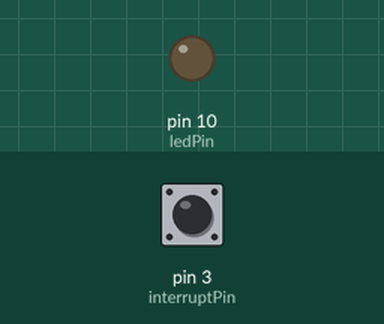
A sketch run on a simulated Arduino Uno, built with avr-gcc and run on an emulated ATmega328P. On the bench: output pins drawn as LEDs (lit = HIGH). Inputs (shaded band) come from the test bench; at power-on: pin 3 (interruptPin) HIGH.

Above: at 1.2 s.
1.3 s: pin 3 (interruptPin) pulled LOW for 0.15 s
At 2.1 s:
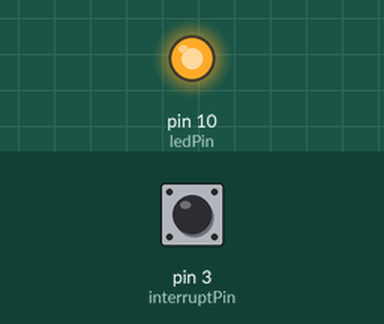
2.9 s: pin 3 (interruptPin) pulled LOW for 1 s
At 3.3 s:
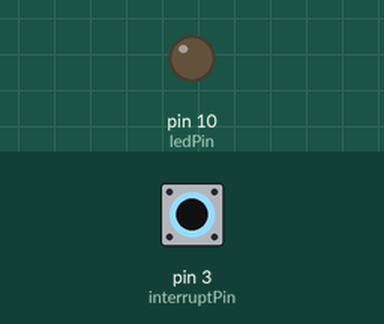
5.4 s: pin 3 (interruptPin) pulled LOW for 3.2 s
At 6.4 s:
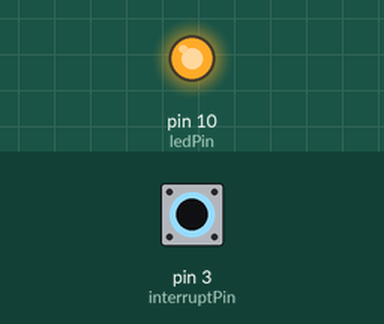
Timing chart, 0 to 8.4 s (numbered marks = the images above; inputs shaded):
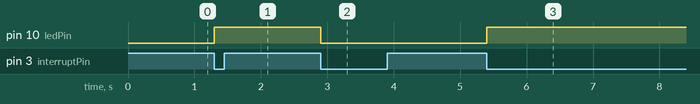

Measured:
- after the input at 1.3 s, pin 10 (ledPin): LOW → HIGH at once
- after the input at 2.9 s, pin 10 (ledPin): HIGH → LOW at once
- after the input at 5.4 s, pin 10 (ledPin): LOW → HIGH at once

The sketch:

5_ex.ino
```cpp
const byte ledPin = 10;
const byte interruptPin = 3;
volatile byte state = LOW;

void setup() {
  // put your setup code here, to run once:
  pinMode(ledPin, OUTPUT);
  pinMode(interruptPin, INPUT_PULLUP);
  attachInterrupt(digitalPinToInterrupt(interruptPin), blink, FALLING);
}

void loop() {
  // put your main code here, to run repeatedly:


}

void blink() {
  state = state ^ 1; // !:logical NOT, ^: xor
  digitalWrite(ledPin, state);
}
```
